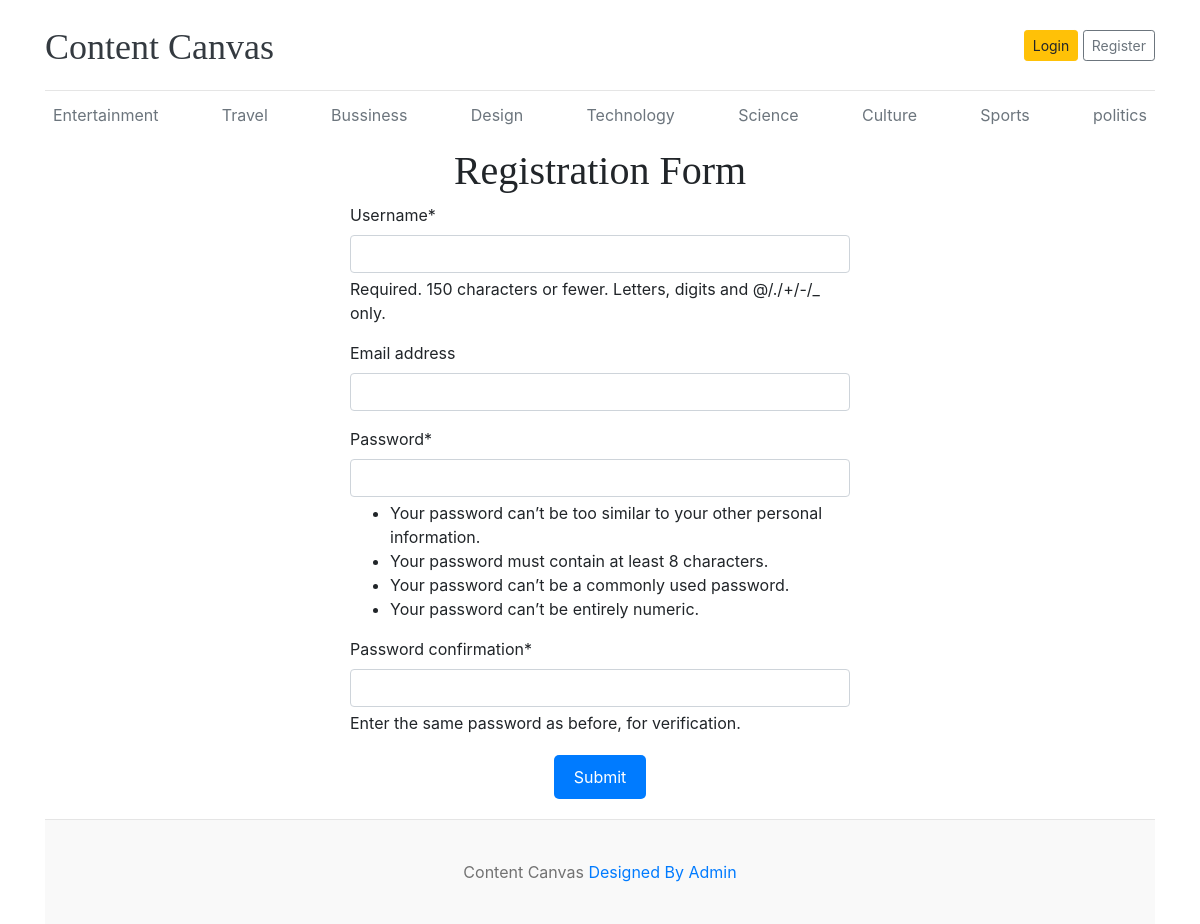
/rigister/, run on the app's committed database.
### base/models.py (models this page shows)
class category(models.Model):
    category_name=models.CharField(max_length=100)
    created_at=models.DateTimeField(auto_now_add=True)
    updated_at=models.DateTimeField(auto_now=True)
    def __str__(self):
        return self.category_name

### base/views.py (the view, shortened to what this page needs)
# urls.py: path('rigister/',views.register,name='register page'),
def register(request):
    forms=RegisterForm()
    return render(request,'register.html',{'form':forms})

### base/froms.py
class RegisterForm(UserCreationForm):
    class Meta:
        model=User
        fields=['username','email','password1','password2']

### base/context_processors.py (called while the page is built)
def extract_category(request):
    return {'categories':category.objects.all()}

### templates/register.html (shortened to what this page needs)
{% extends "home.html" %}
{% block content %}
{% load crispy_forms_tags %}
<h1 style="text-align:center;">Registration Form</h1>
<form action="{% url "register page" %}" method='POST' style="width: 500px; margin: auto;">
{{form | crispy}}
<button class='btn btn-primary' style="display:block; margin:20px auto;  color:white; padding:10px 20px; border:none; border-radius:5px; cursor:pointer;" type='Submit'>Submit</button>
</form>
{% endblock content %}

### templates/Home.html (shortened to what this page needs)
{% load static %}
<!DOCTYPE html>
<html lang="en">
<head>
    <link href="https://getbootstrap.com/docs/4.0/dist/css/bootstrap.min.css" rel="stylesheet">
    <link href="{% static 'home.css' %}" rel="stylesheet">
  </head>
<body>
    <div class="container">
      <header class="blog-header py-3">
        <div class="row flex-nowrap justify-content-between align-items-center">
          <div class="col-8 pt-1">
            <a class="blog-header-logo text-dark" href="/">Content Canvas</a>
          </div>
          <div class="col-4 d-flex justify-content-end align-items-center">
            {% if user.is_authenticated  %}
            <p style="margin: 10px;">You have logged in as {{user}}</p>
             <a class="btn btn-sm btn-warning" href="{% url "logout" %}">Logout</a> &nbsp;
            {% else %}
            <a class="btn btn-sm btn-warning" href="{% url "login" %}">Login</a> &nbsp;
            <a class="btn btn-sm btn-outline-secondary" href="{% url "register page" %}">Register</a>
            {% endif %}
          </div>
        </div>
      </header>
      <div class="nav-scroller py-1 mb-2">
        <nav class="nav d-flex justify-content-between">
          {% for i in categories %}
           <a class="p-2 text-muted" href="{% url "category" i %}">{{i}}</a>
          {% endfor %}
        </nav>
      </div>
{% block content %}{% endblock content %}
<footer class="blog-footer">
  <p>Content Canvas  <a href="#">Designed By Admin</a></p>
</footer>
</body>
</html>

### static files/home.css (style rules this page uses)
.blog-header { border-bottom: 1px solid #e5e5e5; }
.blog-header-logo { font-family: "Playfair Display", Georgia, "Times New Roman", serif; font-size: 2.25rem; }
h1, h2, h3, h4, h5, h6 { font-family: "Playfair Display", Georgia, "Times New Roman", serif; }
.blog-footer { padding: 2.5rem 0; color: #727272; text-align: center; background-color: #f9f9f9; border-top: .05rem solid #e5e5e5; }
.blog-footer p:last-child { margin-bottom: 0; }

### data on the page
category: category_name "Entertainment"
category: category_name "Travel"
category: category_name "Bussiness"
category: category_name "Design"
category: category_name "Technology"
category: category_name "Science"
category: category_name "Culture"
category: category_name "Sports"
category: category_name "politics"
